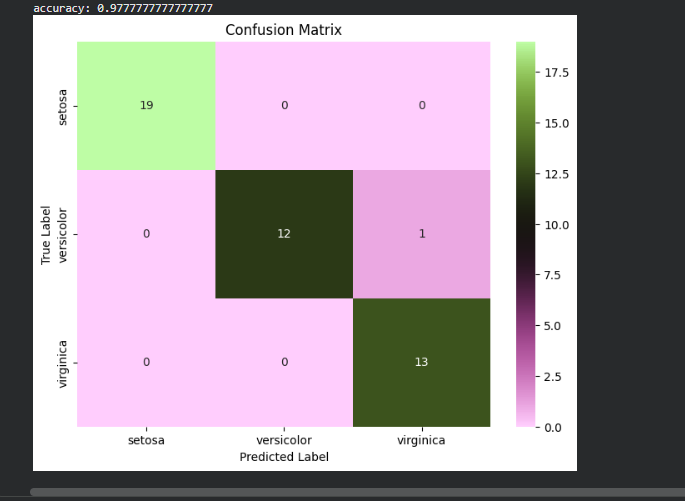

Reproduce this figure in Python.
#naive bayes iris
import pandas as pd
import matplotlib.pyplot as plt
import seaborn as sns
from sklearn.datasets import load_iris
from sklearn.model_selection import train_test_split
from sklearn.naive_bayes import GaussianNB
from sklearn.metrics import accuracy_score, confusion_matrix

iris = load_iris()
data = pd.DataFrame(data=iris.data, columns=iris.feature_names)
data['species'] = iris.target
X = data.drop('species', axis=1)
y = data['species']

X_train, X_test, y_train, y_test = train_test_split(X, y, test_size=0.3, random_state=42)
model = GaussianNB()
model.fit(X_train, y_train)
y_pred = model.predict(X_test)
accuracy = accuracy_score(y_test, y_pred)
print("accuracy:", accuracy)

conf_matrix = confusion_matrix(y_test, y_pred)
plt.figure(figsize=(8, 6))
sns.heatmap(conf_matrix, annot=True, fmt='d', cmap='vanimo', xticklabels=iris.target_names, yticklabels=iris.target_names)
plt.xlabel('Predicted Label')
plt.ylabel('True Label')
plt.title('Confusion Matrix')
plt.show()
